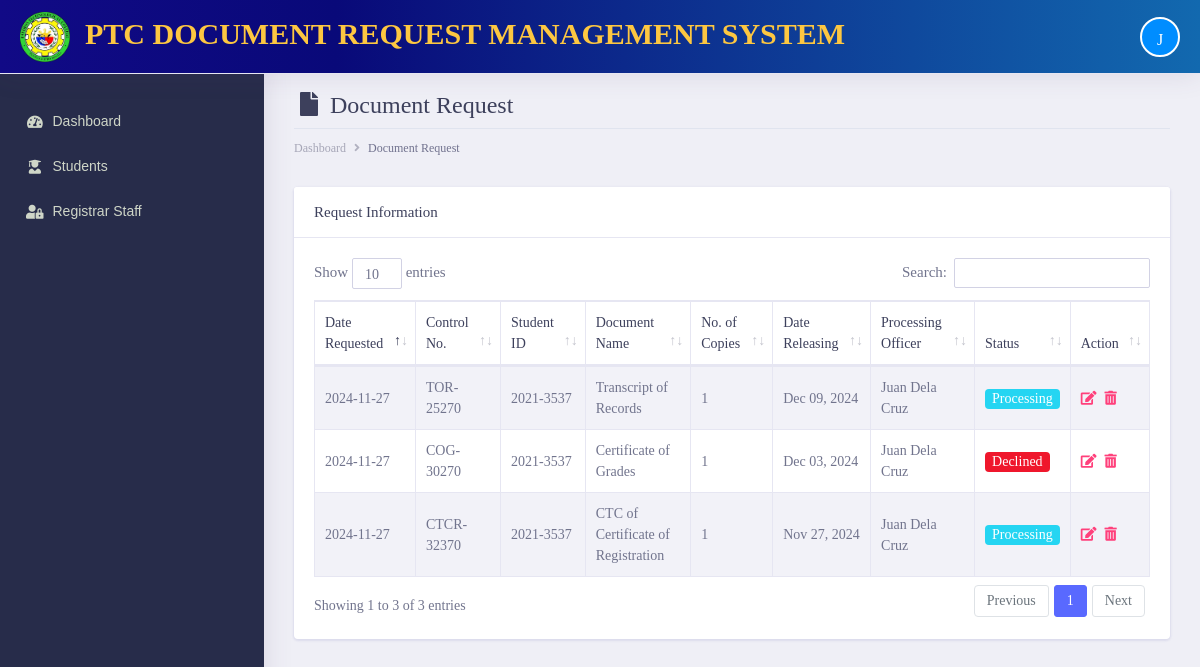
Screenshot of /admin/documents/request.php (signed in) with the database file from the repository.
### tables this page shows
CREATE TABLE `tbl_documentrequest` (
  `request_id` int(11) NOT NULL,
  `control_no` varchar(255) NOT NULL,
  `studentID_no` varchar(255) NOT NULL,
  `document_name` varchar(255) NOT NULL,
  `no_ofcopies` varchar(255) NOT NULL,
  `date_request` varchar(255) NOT NULL,
  `date_releasing` varchar(255) DEFAULT NULL,
  `processing_officer` varchar(255) DEFAULT NULL,
  `status` varchar(255) NOT NULL,
  `student_id` int(11) NOT NULL,
  `notif` int(11) NOT NULL
);

### admin/init/model/class_model.php (called while the page is built, shortened)
<?php
	class class_model{
		public $host = db_host;
		public $user = db_user;
		public $pass = db_pass;
		public $dbname = db_name;
		public $conn;
		private function connect(){
			$this->conn = new mysqli($this->host, $this->user, $this->pass, $this->dbname);
		}
	    public function fetchAll_documentrequest(){
            $sql = "SELECT * FROM  tbl_documentrequest";
				$stmt = $this->conn->prepare($sql);
				$stmt->execute();
				$result = $stmt->get_result();
		        $data = array();
		         while ($row = $result->fetch_assoc()) {
		                   $data[] = $row;
		            }
		         return $data;
		  }
	}
?>

### admin/documents/request.php (the view, shortened to what this page needs)
       <?php include('main_header/header.php');?>
         <?php include('left_sidebar/sidebar.php');?>
        <div class="dashboard-wrapper">
            <div class="container-fluid  dashboard-content">
                <div class="row">
                    <div class="col-xl-12 col-lg-12 col-md-12 col-sm-12 col-12">
                        <div class="page-header">
                             <h2 class="pageheader-title"><i class="fa fa-fw fa-file"></i> Document Request </h2>
                            <div class="page-breadcrumb">
                                <nav aria-label="breadcrumb">
                                    <ol class="breadcrumb">
                                        <li class="breadcrumb-item"><a href="#" class="breadcrumb-link">Dashboard</a></li>
                                        <li class="breadcrumb-item active" aria-current="page">Document Request</li>
                                    </ol>
                                </nav>
                            </div>
                        </div>
                    </div>
                </div>
                    <div class="row">
                        <div class="col-xl-12 col-lg-12 col-md-12 col-sm-12 col-12">
                            <div class="card">
                                <h5 class="card-header">Request Information</h5>
                            <div class="card-body">
                                    <div class="table-responsive">
                                        <table class="table table-striped table-bordered first" attribute="data-show-print" type="boo lean">
                                            <thead>
                                                <tr>
                                                    <th scope="col">Date Requested</th>
                                                    <th scope="col">Control No.</th>
                                                    <th scope="col">Student ID</th>
                                                    <th scope="col">Document Name</th>
                                                    <th scope="col">No. of Copies</th>
                                                    <th scope="col">Date Releasing</th>
                                                    <th scope="col">Processing Officer</th>
                                                    <th scope="col">Status</th>
                                                    <th scope="col">Action</th>
                                                </tr>
                                            </thead>
                                            <tbody>
                                             <?php
                                                $conn = new class_model();
                                                $docrequest = $conn->fetchAll_documentrequest();
                                               ?>
                                               <?php foreach ($docrequest as $row) {
                                                ?>
                                                <tr>
                                                    <td><?= $row['date_request']; ?></td>
                                                    <td><?= $row['control_no']; ?></td>
                                                    <td>
                                                    <?php
                                                    if ($row['studentID_no'] !== '') {
                                                      echo $row['studentID_no'];
                                                    } else {
                                                      echo 'No Student ID Recorded!';
                                                    }
                                                    ?>
                                                   </td>
                                                    <td><?= $row['document_name']; ?></td>
                                                    <td><?= $row['no_ofcopies']; ?></td>
                                                     <td>
                                                     <?php
                                                     if($row['date_releasing'] === NULL){
                                                           echo "";
                                                         }else if($row['date_releasing'] === $row['date_releasing']){
                                                           echo date("M d, Y",strtotime($row['date_releasing']));
                                                         }
                                                     ?>
                                                    </td>
                                                    <td><?= $row['processing_officer']; ?></td>
                                                    <td>
                                                     <?php
                                                       if($row['status'] ==="Processing"){
                                                           echo '<span class="badge bg-info text-white">Processing</span>';
                                                         } else if($row['status'] ==="Received"){
                                                           echo '<span class="badge bg-warning text-white">Received</span>';
                                                         }else if($row['status'] ==="Waiting for Payment"){
                                                           echo '<span class="badge bg-danger text-white">Waiting for Payment</span>';
                                                        }else if($row['status'] ==="Releasing"){
                                                            echo '<span class="badge bg-success text-white">Releasing</span>';
                                                        }else if($row['status'] ==="Released"){
                                                          echo '<span class="badge bg-primary text-white">Released</span>';
                                                      }else if($row['status'] ==="Declined"){
                                                        echo '<span class="badge bg-danger text-white">Declined</span>';
                                                    }
                                                     ?>
                                                    </td>
                                                    <td class="align-right">
                                                    <?php if ($row['status'] == true) { ?>
    <div class="d-flex align-items-center">
        <div class="three mr-2">
            <a href="edit-request.php?request=<?= $row['request_id']; ?>&student-number=<?= $row['studentID_no']; ?>" class="text-secondary font-weight-bold text-xs" data-toggle="tooltip" data-original-title="Edit user">
                <i class="fa fa-edit"></i>
            </a>
        </div>
        <div class="four">
            <a href="javascript:;" data-id="<?= $row['request_id']; ?>" class="text-secondary font-weight-bold text-xs delete" data-toggle="tooltip" data-original-title="Delete user">
                <i class="fa fa-trash-alt"></i>
            </a>
        </div>
    </div>
<?php } ?>
                                                      </td>
                                                </tr>
                                             <?php } ?>
                                            </tbody>
                                        </table>
                                    </div>
                                </div>
                            </div>
                        </div>
                    </div>
            </div>
        </div>
    </div>
</body>
</html>

### rows the page displays
tbl_documentrequest: date_request "2024-11-27", control_no "TOR-25270", studentID_no "2021-3537", document_name "Transcript of Records", no_ofcopies "1", date_releasing "Dec 09, 2024", processing_officer "Juan Dela Cruz", status "Processing"
tbl_documentrequest: date_request "2024-11-27", control_no "COG-30270", studentID_no "2021-3537", document_name "Certificate of Grades", no_ofcopies "1", date_releasing "Dec 03, 2024", processing_officer "Juan Dela Cruz", status "Declined"
tbl_documentrequest: date_request "2024-11-27", control_no "CTCR-32370", studentID_no "2021-3537", document_name "CTC of Certificate of Registration", no_ofcopies "1", date_releasing "Nov 27, 2024", processing_officer "Juan Dela Cruz", status "Processing"
